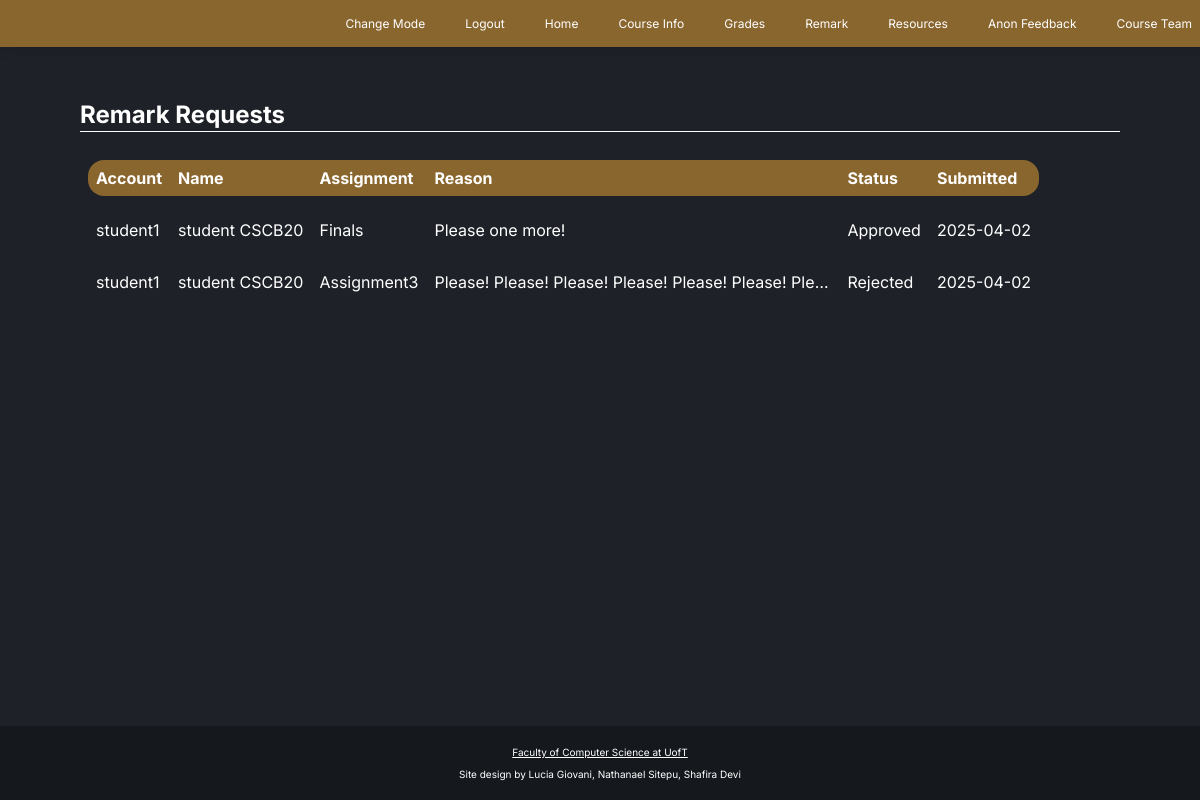
Page /remark on the committed database.
### app.py (models this page shows, shortened)
class Remarks(db.Model):
    __tablename__='Remarks'
    RID=db.Column(db.Integer, primary_key=True, autoincrement=True)
    Status=db.Column(db.String(32), nullable=False)
    Reason=db.Column(db.Text, nullable=False)
    Submitted=db.Column(db.DateTime, nullable=False, default=datetime.now)
    AID = db.Column(db.Integer, db.ForeignKey('Assignments.AID'), nullable=False)

class Student(db.Model):
    __tablename__ = 'Student'
    StuAcc=db.Column(db.String(32), primary_key=True)
    StuName=db.Column(db.String(64), nullable=False)
    password=db.Column(db.String(32), nullable=False)
    Assignments=db.relationship('Assignments', backref='student', lazy=True)

class Assignments(db.Model):
    __tablename__= 'Assignments'
    AID=db.Column(db.Integer, primary_key=True)
    Name=db.Column(db.String(32), nullable=False)
    Marks=db.Column(db.Integer, nullable=False)
    Submitted=db.Column(db.DateTime, nullable=False, default=datetime.now)
    StuAcc = db.Column(db.String(32), db.ForeignKey('Student.StuAcc'), nullable=False)
    Remarks = db.relationship('Remarks', backref='assignment', lazy=True)

### app.py (the view)
@app.route('/remark', methods = ['GET', 'POST'])
def remark():
    if request.method == 'GET':
        all_remark = query_remarks()
        return render_template('remark.html', all_remark=all_remark)
    id = request.form.get('id')
    remarkview = db.session.query(Remarks, Assignments, Student).filter(Remarks.AID == Assignments.AID).filter(Assignments.StuAcc == Student.StuAcc).filter(Remarks.RID == int(id))[0]
    return render_template('remarkview.html', remarkview=remarkview)

### app.py (called while the page is built)
def query_remarks():
    return db.session.query(Remarks, Assignments, Student)\
        .join(Assignments, Remarks.AID == Assignments.AID)\
        .join(Student, Assignments.StuAcc == Student.StuAcc)\
        .all()

### templates/remark.html (shortened to what this page needs)
{% if session.type== 'student' %}
	{% extends "template_student.html" %}
{% else %}
	{% extends "template.html" %}
{% endif %}
{% block content %}
	<h2>Remark Requests</h2>
	<div class="assignment">
				<div class="rows">
					<div class="remark">
						<div id="left"><b>Account</b></div>
						{% for note in all_remark %}
							<div>{{note.Student.StuAcc}}</div>
						{% endfor %}
					</div>
					<div class="remark">
						<div><b>Name</b></div>
						{% for note in all_remark %}
							<div>{{ note.Student.StuName }}</div>
						{% endfor %}
					</div>
					<div class="remark">
						<div><b>Assignment</b></div>
						{% for note in all_remark %}
							<div>{{ note.Assignments.Name }}</div>
						{% endfor %}
					</div>
					<div class="remark rowr">
						<div><b>Reason</b></div>
						{% for note in all_remark %}
							<div>
								<form action="{{ url_for('remark') }}" method="post">
									<button name="id" value="{{note.Remarks.RID}}">{{ note.Remarks.Reason }}</button>
								</form>
							</div>
						{% endfor %}
					</div>
					<div class="remark">
						<div><b>Status</b></div>
						{% for note in all_remark %}
							<div class="status{{note.Remarks.RID}}">{{ note.Remarks.Status }}</div>
						{% endfor %}
					</div>
					<div class="remark">
						<div id="right"><b>Submitted</b></div>
						{% for note in all_remark %}
							<div>{{ note.Remarks.Submitted.date() }}</div>
						{% endfor %}
					</div>
				</div>
				<div class="form">
				</div>
				<div class="form">
				</div>
			</div>
{% endblock %}

### static/css/index.css (style rules this page uses)
:root { --nav-color: #8a662f; --main-color: #1e2228; --footer-color: #15191E; --text-color: white; --image: url('cal_dark.png'); }
html>* { margin: 0; }
* { transition-timing-function: ease-out; }
.h2, h2 { border-bottom: solid 1px; padding-bottom: 2px; font-size: 24px; }
.assignment { display: flex; flex-flow: row nowrap; justify-content: flex-start; padding: 0.5rem; }
.rows { display: flex; flex-flow: row nowrap; justify-content: space-between; margin-right: 1rem; flex: 1; }
.remark { display: flex; flex-flow: column nowrap; gap: 1rem; flex-basis: auto; }
.rowr { flex-grow: 1; flex-basis: auto; padding-right: 1rem; }
.row div, .remark div { padding: 0.5rem; }
.rowr div { text-overflow: ellipsis; overflow: hidden; white-space: nowrap; width: 0; min-width: 100%; }
.rowr button { background: none; color: inherit; border: none; padding: 0; font: inherit; cursor: pointer; outline: inherit; text-overflow: ellipsis; overflow: hidden; white-space: nowrap; width: 0; min-width: 100%; text-align: left; }
.row > div:first-child, .remark > div:first-child { background: var(--nav-color); padding: 0.5rem; }
.form { flex-basis: auto; display: flex; flex-flow: column nowrap; gap: 1rem; padding: 0 0.1rem; }
#left { border-radius: 1rem 0 0 1rem; }
#right { border-radius: 0 1rem 1rem 0; }

### rows in the picture
Remarks: Student.StuAcc "student1", Student.StuName "student CSCB20", Assignments.Name "Finals", {{ note.Remarks.RID }} 11 (drawn), Remarks.Reason "Please one more!", Remarks.Status "Approved", Remarks.Submitted "2025-04-02"
Remarks: Student.StuAcc "student1", Student.StuName "student CSCB20", Assignments.Name "Assignment3", {{ note.Remarks.RID }} 12 (drawn), Remarks.Reason "Please! Please! Please! Please! Please! Please! Ple…", Remarks.Status "Rejected", Remarks.Submitted "2025-04-02"
